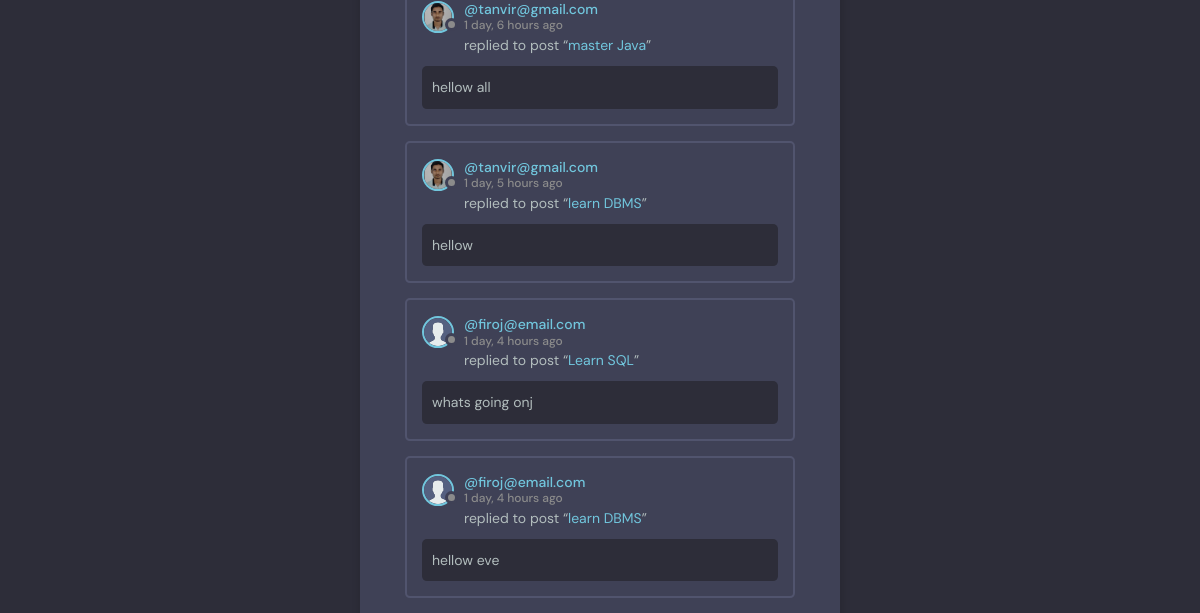
The page /activity/ (lower part) on the database as committed earlier.
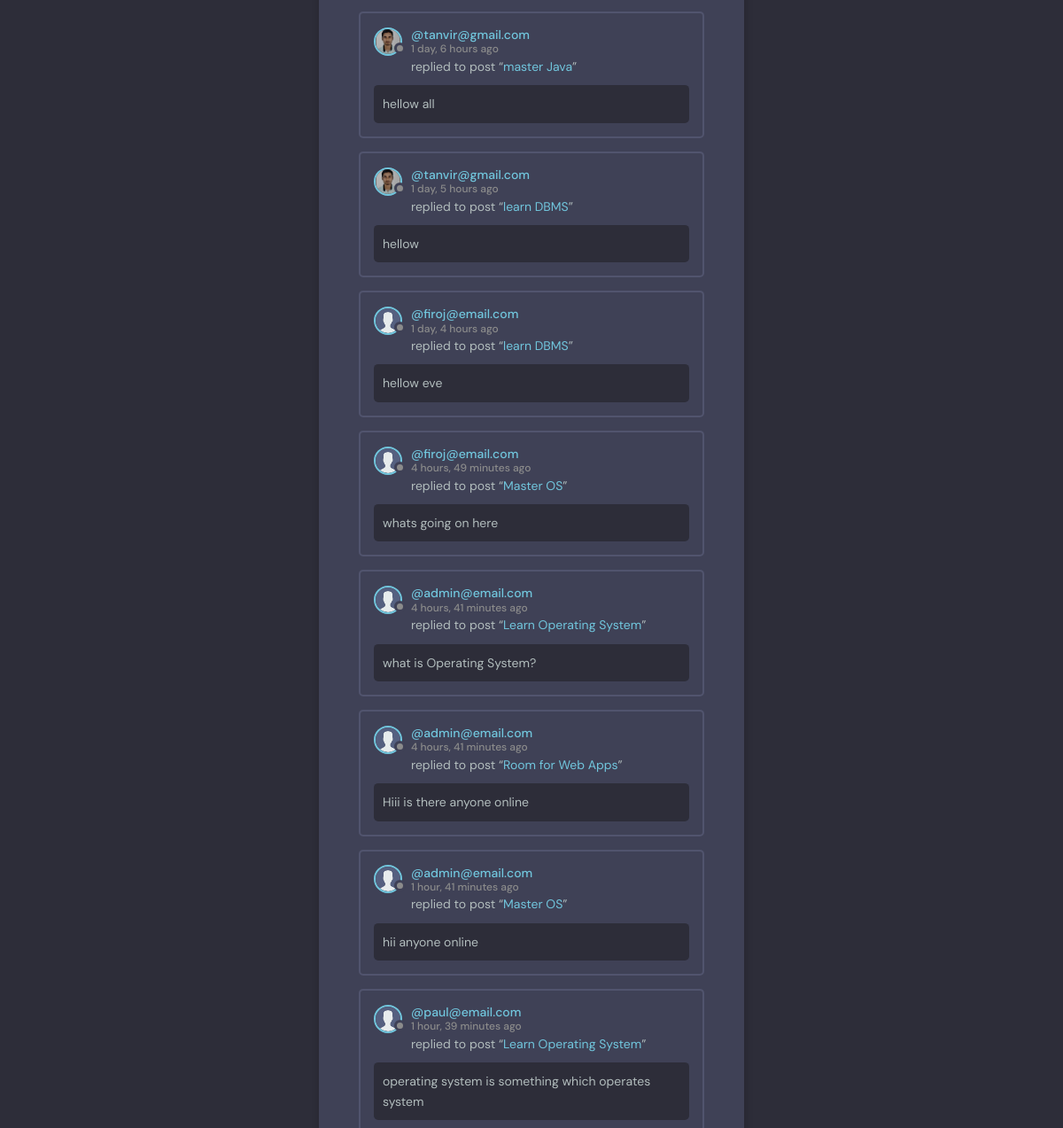
The same page on the database as committed later.
### base/models.py (models this page shows, shortened)
class Message(models.Model):
    user = models.ForeignKey(User, on_delete=models.CASCADE)
    room = models.ForeignKey(Room, on_delete=models.CASCADE)
    body = models.TextField()
    updated = models.DateTimeField(auto_now=True)
    created = models.DateTimeField(auto_now_add=True)
    class Meta:
        ordering = ['updated', 'created']

class User(AbstractUser):
    name = models.CharField(max_length=200, null=True)
    email = models.EmailField(unique=True, null=True)
    bio = models.TextField(null=True)
    avatar = models.ImageField(null=True, default="avatar.svg")
    USERNAME_FIELD = 'email'
    REQUIRED_FIELDS = ['username']  # Add 'username' to REQUIRED_FIELDS

class Room(models.Model):
    host = models.ForeignKey(User, on_delete=models.SET_NULL, null=True)
    topic = models.ForeignKey(Topic, on_delete=models.SET_NULL, null=True)
    name = models.CharField(max_length=200)
    description = models.TextField(null=True, blank=True)
    participants = models.ManyToManyField(
        User, related_name='participants', blank=True)
    updated = models.DateTimeField(auto_now=True)
    created = models.DateTimeField(auto_now_add=True)
    private=models.BooleanField(default=False)
    class Meta:
        ordering = ['-updated', '-created']
    def __str__(self):
        return self.name

### base/views.py (the view)
# urls.py: path('activity/', views.activityPage, name="activity"),
def activityPage(request):
    room_messages = Message.objects.all()
    return render(request, 'base/activity.html', {'room_messages': room_messages})

### base/templates/base/activity.html (shortened to what this page needs)
{% extends 'main.html' %}
{% block content %}
<main class="layout">
  <div class="container">
    <div class="layout__box">
      <div class="activities-page layout__body">
        {% for message in room_messages %}
        <div class="activities__box">
          <div class="activities__boxHeader roomListRoom__header">
            <a href="{% url 'user-profile' message.user.id %}" class="roomListRoom__author">
              <div class="avatar avatar--small">
                <img src="{{message.user.avatar.url}}" />
              </div>
              <p>
                @{{message.user}}
                <span>{{message.created|timesince}} ago</span>
              </p>
            </a>
          </div>
          <div class="activities__boxContent">
            <p>replied to post “<a href="{% url 'room' message.room.id %}">{{message.room}}</a>”</p>
            <div class="activities__boxRoomContent">
              {{message.body}}
            </div>
          </div>
        </div>
        {% endfor %}
      </div>
    </div>
  </div>
</main>
{% endblock content %}

Rows that differ between the two databases and show on the page:
removed Message: user.avatar (placeholder picture), user "firoj@email.com", created "1 day, 4 hours", room "Learn SQL", body "whats going onj"
added Message: user.avatar (placeholder picture), user "firoj@email.com", created "4 hours, 49 minutes", room "Master OS", body "whats going on here"
added Message: user.avatar (placeholder picture), user "admin@email.com", created "4 hours, 41 minutes", room "Learn Operating System", body "what is Operating System?"
added Message: user.avatar (placeholder picture), user "admin@email.com", created "4 hours, 41 minutes", room "Room for Web Apps", body "Hiii is there anyone online"
added Message: user.avatar (placeholder picture), user "admin@email.com", created "1 hour, 41 minutes", room "Master OS", body "hii anyone online"
added Message: user.avatar (placeholder picture), user "paul@email.com", created "1 hour, 39 minutes", room "Learn Operating System", body "operating system is something which operates system"
